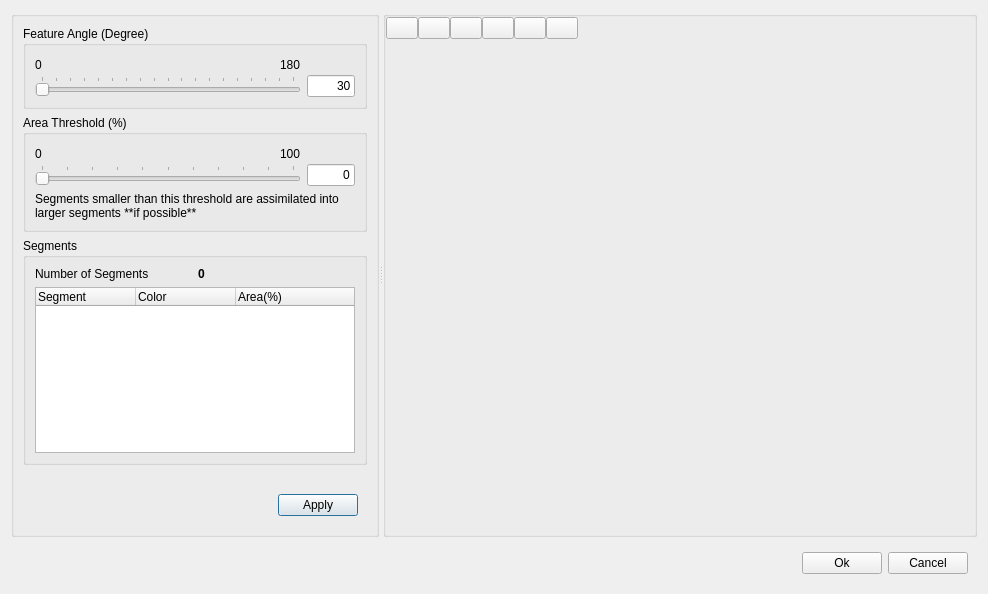
<?xml version="1.0" encoding="UTF-8"?>
<ui version="4.0">
 <class>SplitDialog</class>
 <widget class="QDialog" name="SplitDialog">
  <property name="geometry">
   <rect>
    <x>0</x>
    <y>0</y>
    <width>988</width>
    <height>594</height>
   </rect>
  </property>
  <property name="windowTitle">
   <string>Split surface by feature angle</string>
  </property>
  <layout class="QVBoxLayout" name="verticalLayout_3">
   <item>
    <widget class="QSplitter" name="splitter">
     <property name="orientation">
      <enum>Qt::Horizontal</enum>
     </property>
     <property name="childrenCollapsible">
      <bool>false</bool>
     </property>
     <widget class="QGroupBox" name="groupBox">
      <layout class="QVBoxLayout" name="verticalLayout_2">
       <item>
        <widget class="QGroupBox" name="groupBox_1">
         <property name="title">
          <string>Feature Angle (Degree)</string>
         </property>
         <layout class="QGridLayout" name="gridLayout">
          <property name="verticalSpacing">
           <number>0</number>
          </property>
          <item row="0" column="0">
           <widget class="QWidget" name="widget_3" native="true">
            <layout class="QHBoxLayout" name="horizontalLayout_6">
             <property name="leftMargin">
              <number>0</number>
             </property>
             <property name="topMargin">
              <number>0</number>
             </property>
             <property name="rightMargin">
              <number>0</number>
             </property>
             <property name="bottomMargin">
              <number>0</number>
             </property>
             <item>
              <widget class="QLabel" name="label">
               <property name="text">
                <string>0</string>
               </property>
              </widget>
             </item>
             <item>
              <spacer name="horizontalSpacer_4">
               <property name="orientation">
                <enum>Qt::Horizontal</enum>
               </property>
               <property name="sizeHint" stdset="0">
                <size>
                 <width>40</width>
                 <height>20</height>
                </size>
               </property>
              </spacer>
             </item>
             <item>
              <widget class="QLabel" name="label_2">
               <property name="text">
                <string>180</string>
               </property>
              </widget>
             </item>
            </layout>
           </widget>
          </item>
          <item row="1" column="0">
           <widget class="QSlider" name="featureAngleSlider">
            <property name="maximum">
             <number>180</number>
            </property>
            <property name="orientation">
             <enum>Qt::Horizontal</enum>
            </property>
            <property name="tickPosition">
             <enum>QSlider::TicksAbove</enum>
            </property>
            <property name="tickInterval">
             <number>10</number>
            </property>
           </widget>
          </item>
          <item row="1" column="1">
           <widget class="QLineEdit" name="featureAngleText">
            <property name="sizePolicy">
             <sizepolicy hsizetype="Fixed" vsizetype="Fixed">
              <horstretch>0</horstretch>
              <verstretch>0</verstretch>
             </sizepolicy>
            </property>
            <property name="maximumSize">
             <size>
              <width>48</width>
              <height>16777215</height>
             </size>
            </property>
            <property name="text">
             <string notr="true">30</string>
            </property>
            <property name="alignment">
             <set>Qt::AlignRight|Qt::AlignTrailing|Qt::AlignVCenter</set>
            </property>
           </widget>
          </item>
         </layout>
        </widget>
       </item>
       <item>
        <widget class="QGroupBox" name="groupBox_3">
         <property name="title">
          <string>Area Threshold (%)</string>
         </property>
         <layout class="QVBoxLayout" name="verticalLayout_4">
          <item>
           <widget class="QWidget" name="widget_11" native="true">
            <layout class="QGridLayout" name="gridLayout_2">
             <property name="leftMargin">
              <number>0</number>
             </property>
             <property name="topMargin">
              <number>0</number>
             </property>
             <property name="rightMargin">
              <number>0</number>
             </property>
             <property name="bottomMargin">
              <number>0</number>
             </property>
             <property name="verticalSpacing">
              <number>0</number>
             </property>
             <item row="0" column="0">
              <widget class="QWidget" name="widget_6" native="true">
               <layout class="QHBoxLayout" name="horizontalLayout_2">
                <property name="leftMargin">
                 <number>0</number>
                </property>
                <property name="topMargin">
                 <number>0</number>
                </property>
                <property name="rightMargin">
                 <number>0</number>
                </property>
                <property name="bottomMargin">
                 <number>0</number>
                </property>
                <item>
                 <widget class="QLabel" name="label_3">
                  <property name="text">
                   <string>0</string>
                  </property>
                 </widget>
                </item>
                <item>
                 <spacer name="horizontalSpacer_5">
                  <property name="orientation">
                   <enum>Qt::Horizontal</enum>
                  </property>
                  <property name="sizeHint" stdset="0">
                   <size>
                    <width>232</width>
                    <height>20</height>
                   </size>
                  </property>
                 </spacer>
                </item>
                <item>
                 <widget class="QLabel" name="label_4">
                  <property name="text">
                   <string notr="true">100</string>
                  </property>
                 </widget>
                </item>
               </layout>
              </widget>
             </item>
             <item row="1" column="1">
              <widget class="QLineEdit" name="minAreaText">
               <property name="sizePolicy">
                <sizepolicy hsizetype="Fixed" vsizetype="Fixed">
                 <horstretch>0</horstretch>
                 <verstretch>0</verstretch>
                </sizepolicy>
               </property>
               <property name="maximumSize">
                <size>
                 <width>48</width>
                 <height>16777215</height>
                </size>
               </property>
               <property name="text">
                <string>0</string>
               </property>
               <property name="alignment">
                <set>Qt::AlignRight|Qt::AlignTrailing|Qt::AlignVCenter</set>
               </property>
              </widget>
             </item>
             <item row="1" column="0">
              <widget class="QDoubleSlider" name="minAreaSlider">
               <property name="maximum">
                <number>100</number>
               </property>
               <property name="orientation">
                <enum>Qt::Horizontal</enum>
               </property>
               <property name="tickPosition">
                <enum>QSlider::TicksAbove</enum>
               </property>
               <property name="tickInterval">
                <number>10</number>
               </property>
              </widget>
             </item>
            </layout>
           </widget>
          </item>
          <item>
           <widget class="QLabel" name="label_5">
            <property name="text">
             <string>Segments smaller than this threshold are assimilated into larger segments **if possible**</string>
            </property>
            <property name="textFormat">
             <enum>Qt::MarkdownText</enum>
            </property>
            <property name="wordWrap">
             <bool>true</bool>
            </property>
           </widget>
          </item>
         </layout>
        </widget>
       </item>
       <item>
        <widget class="QGroupBox" name="groupBox_8">
         <property name="title">
          <string>Segments</string>
         </property>
         <layout class="QVBoxLayout" name="verticalLayout_5">
          <item>
           <widget class="QWidget" name="widget" native="true">
            <layout class="QHBoxLayout" name="horizontalLayout_3">
             <property name="leftMargin">
              <number>0</number>
             </property>
             <property name="topMargin">
              <number>0</number>
             </property>
             <property name="rightMargin">
              <number>0</number>
             </property>
             <property name="bottomMargin">
              <number>0</number>
             </property>
             <item>
              <widget class="QLabel" name="label_6">
               <property name="text">
                <string>Number of Segments</string>
               </property>
              </widget>
             </item>
             <item>
              <widget class="QLabel" name="numSegments">
               <property name="font">
                <font>
                 <bold>true</bold>
                </font>
               </property>
               <property name="text">
                <string notr="true">0</string>
               </property>
              </widget>
             </item>
            </layout>
           </widget>
          </item>
          <item>
           <widget class="QTreeWidget" name="segments">
            <property name="frameShadow">
             <enum>QFrame::Plain</enum>
            </property>
            <column>
             <property name="text">
              <string notr="true">Segment</string>
             </property>
            </column>
            <column>
             <property name="text">
              <string>Color</string>
             </property>
            </column>
            <column>
             <property name="text">
              <string>Area(%)</string>
             </property>
            </column>
           </widget>
          </item>
         </layout>
        </widget>
       </item>
       <item>
        <spacer name="verticalSpacer">
         <property name="orientation">
          <enum>Qt::Vertical</enum>
         </property>
         <property name="sizeHint" stdset="0">
          <size>
           <width>20</width>
           <height>40</height>
          </size>
         </property>
        </spacer>
       </item>
       <item>
        <widget class="QWidget" name="widget_7" native="true">
         <layout class="QHBoxLayout" name="horizontalLayout_5">
          <item>
           <spacer name="horizontalSpacer_2">
            <property name="orientation">
             <enum>Qt::Horizontal</enum>
            </property>
            <property name="sizeHint" stdset="0">
             <size>
              <width>40</width>
              <height>20</height>
             </size>
            </property>
           </spacer>
          </item>
          <item>
           <widget class="QPushButton" name="apply">
            <property name="text">
             <string>Apply</string>
            </property>
           </widget>
          </item>
         </layout>
        </widget>
       </item>
      </layout>
     </widget>
     <widget class="QGroupBox" name="groupBox_2">
      <property name="sizePolicy">
       <sizepolicy hsizetype="Expanding" vsizetype="Preferred">
        <horstretch>1</horstretch>
        <verstretch>0</verstretch>
       </sizepolicy>
      </property>
      <layout class="QVBoxLayout" name="verticalLayout">
       <property name="spacing">
        <number>0</number>
       </property>
       <property name="leftMargin">
        <number>0</number>
       </property>
       <property name="topMargin">
        <number>0</number>
       </property>
       <property name="rightMargin">
        <number>0</number>
       </property>
       <property name="bottomMargin">
        <number>0</number>
       </property>
       <item>
        <widget class="QWidget" name="toolbar" native="true">
         <property name="sizePolicy">
          <sizepolicy hsizetype="Expanding" vsizetype="Minimum">
           <horstretch>0</horstretch>
           <verstretch>0</verstretch>
          </sizepolicy>
         </property>
         <layout class="QHBoxLayout" name="horizontalLayout">
          <property name="spacing">
           <number>0</number>
          </property>
          <property name="leftMargin">
           <number>0</number>
          </property>
          <property name="topMargin">
           <number>0</number>
          </property>
          <property name="rightMargin">
           <number>0</number>
          </property>
          <property name="bottomMargin">
           <number>0</number>
          </property>
          <item>
           <widget class="FlatPushButton" name="axis">
            <property name="maximumSize">
             <size>
              <width>32</width>
              <height>32</height>
             </size>
            </property>
            <property name="toolTip">
             <string> Set the axis direction based on the origin</string>
            </property>
            <property name="icon">
             <iconset resource="../../../resource.qrc">
              <normaloff>:/graphicsIcons/noun-axis-405079</normaloff>:/graphicsIcons/noun-axis-405079</iconset>
            </property>
            <property name="iconSize">
             <size>
              <width>22</width>
              <height>22</height>
             </size>
            </property>
            <property name="checkable">
             <bool>true</bool>
            </property>
            <property name="checked">
             <bool>false</bool>
            </property>
           </widget>
          </item>
          <item>
           <widget class="FlatPushButton" name="cubeAxis">
            <property name="maximumSize">
             <size>
              <width>32</width>
              <height>32</height>
             </size>
            </property>
            <property name="toolTip">
             <string> Display x,y and z axis coordinates</string>
            </property>
            <property name="icon">
             <iconset>
              <normaloff>:/graphicsIcons/ruler</normaloff>:/graphicsIcons/ruler</iconset>
            </property>
            <property name="iconSize">
             <size>
              <width>24</width>
              <height>24</height>
             </size>
            </property>
            <property name="checkable">
             <bool>true</bool>
            </property>
           </widget>
          </item>
          <item>
           <widget class="FlatPushButton" name="perspective">
            <property name="maximumSize">
             <size>
              <width>32</width>
              <height>32</height>
             </size>
            </property>
            <property name="toolTip">
             <string> Toggle between Perspective and Orthogonal views</string>
            </property>
            <property name="icon">
             <iconset resource="../../../resource.qrc">
              <normaloff>:/graphicsIcons/2d-label-icon.svg</normaloff>:/graphicsIcons/2d-label-icon.svg</iconset>
            </property>
            <property name="iconSize">
             <size>
              <width>24</width>
              <height>24</height>
             </size>
            </property>
            <property name="checkable">
             <bool>true</bool>
            </property>
           </widget>
          </item>
          <item>
           <widget class="FlatPushButton" name="fit">
            <property name="maximumSize">
             <size>
              <width>32</width>
              <height>32</height>
             </size>
            </property>
            <property name="toolTip">
             <string> Show the entire model in the windows to fit the view</string>
            </property>
            <property name="icon">
             <iconset resource="../../../resource.qrc">
              <normaloff>:/icons/expand.svg</normaloff>:/icons/expand.svg</iconset>
            </property>
            <property name="iconSize">
             <size>
              <width>24</width>
              <height>24</height>
             </size>
            </property>
           </widget>
          </item>
          <item>
           <widget class="FlatPushButton" name="alignAxis">
            <property name="maximumSize">
             <size>
              <width>32</width>
              <height>32</height>
             </size>
            </property>
            <property name="toolTip">
             <string> View the model from cross-section of the closest-axis, aligning with current state</string>
            </property>
            <property name="icon">
             <iconset resource="../../../resource.qrc">
              <normaloff>:/graphicsIcons/alignAxis.svg</normaloff>:/graphicsIcons/alignAxis.svg</iconset>
            </property>
            <property name="iconSize">
             <size>
              <width>24</width>
              <height>24</height>
             </size>
            </property>
           </widget>
          </item>
          <item>
           <widget class="FlatPushButton" name="rotate">
            <property name="maximumSize">
             <size>
              <width>32</width>
              <height>32</height>
             </size>
            </property>
            <property name="toolTip">
             <string> Rotate the model by 90 degrees</string>
            </property>
            <property name="icon">
             <iconset resource="../../../resource.qrc">
              <normaloff>:/icons/reload.svg</normaloff>:/icons/reload.svg</iconset>
            </property>
            <property name="iconSize">
             <size>
              <width>24</width>
              <height>24</height>
             </size>
            </property>
           </widget>
          </item>
          <item>
           <spacer name="horizontalSpacer">
            <property name="orientation">
             <enum>Qt::Horizontal</enum>
            </property>
            <property name="sizeHint" stdset="0">
             <size>
              <width>40</width>
              <height>20</height>
             </size>
            </property>
           </spacer>
          </item>
         </layout>
        </widget>
       </item>
       <item>
        <widget class="RenderingWidget" name="renderingView" native="true">
         <property name="sizePolicy">
          <sizepolicy hsizetype="Preferred" vsizetype="Expanding">
           <horstretch>0</horstretch>
           <verstretch>0</verstretch>
          </sizepolicy>
         </property>
         <property name="contextMenuPolicy">
          <enum>Qt::CustomContextMenu</enum>
         </property>
        </widget>
       </item>
      </layout>
     </widget>
    </widget>
   </item>
   <item>
    <widget class="QWidget" name="widget_5" native="true">
     <property name="sizePolicy">
      <sizepolicy hsizetype="Preferred" vsizetype="Fixed">
       <horstretch>0</horstretch>
       <verstretch>0</verstretch>
      </sizepolicy>
     </property>
     <layout class="QHBoxLayout" name="horizontalLayout_4">
      <item>
       <spacer name="horizontalSpacer_3">
        <property name="orientation">
         <enum>Qt::Horizontal</enum>
        </property>
        <property name="sizeHint" stdset="0">
         <size>
          <width>573</width>
          <height>20</height>
         </size>
        </property>
       </spacer>
      </item>
      <item>
       <widget class="QPushButton" name="okButton">
        <property name="text">
         <string>Ok</string>
        </property>
       </widget>
      </item>
      <item>
       <widget class="QPushButton" name="cancelButton">
        <property name="text">
         <string>Cancel</string>
        </property>
       </widget>
      </item>
     </layout>
    </widget>
   </item>
  </layout>
 </widget>
 <customwidgets>
  <customwidget>
   <class>FlatPushButton</class>
   <extends>QPushButton</extends>
   <header location="global">widgets.flat_push_button</header>
  </customwidget>
  <customwidget>
   <class>RenderingWidget</class>
   <extends>QWidget</extends>
   <header>widgets.rendering.rendering_widget</header>
   <container>1</container>
  </customwidget>
  <customwidget>
   <class>QDoubleSlider</class>
   <extends>QSlider</extends>
   <header>superqt</header>
  </customwidget>
 </customwidgets>
 <resources>
  <include location="../../../resource.qrc"/>
 </resources>
 <connections/>
</ui>
